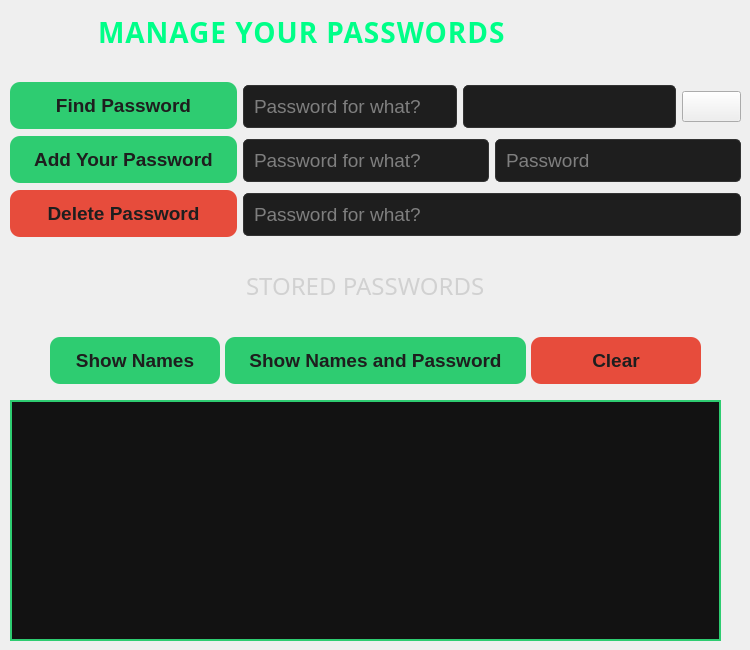
      <widget class="QWidget" name="managePage">
       <widget class="QWidget" name="horizontalLayoutWidget_2">
        <property name="geometry">
         <rect>
          <x>10</x>
          <y>80</y>
          <width>731</width>
          <height>161</height>
         </rect>
        </property>
        <layout class="QHBoxLayout" name="globalLayout">
         <item>
          <layout class="QVBoxLayout" name="buttonsLayout">
           <property name="spacing">
            <number>5</number>
           </property>
           <property name="topMargin">
            <number>0</number>
           </property>
           <property name="rightMargin">
            <number>0</number>
           </property>
           <property name="bottomMargin">
            <number>0</number>
           </property>
           <item>
            <widget class="QPushButton" name="findButton">
             <property name="minimumSize">
              <size>
               <width>58</width>
               <height>29</height>
              </size>
             </property>
             <property name="font">
              <font>
               <family>Cantarell</family>
               <pointsize>14</pointsize>
               <bold>true</bold>
              </font>
             </property>
             <property name="cursor">
              <cursorShape>PointingHandCursor</cursorShape>
             </property>
             <property name="styleSheet">
              <string notr="true">QPushButton {
    background-color: #2ECC71;
    color: #1e1e1e; 
    font-weight: bold;
    border: none;
    padding: 12px 24px;
    border-radius: 10px;
    min-width: 10px;
    min-height: 5px; 
    box-shadow: 0 4px 8px rgba(0, 0, 0, 0.1);
    transition: background-color 0.3s, box-shadow 0.3s;
}

QPushButton:hover {
    background-color: #5bbd88;
    box-shadow: 0 6px 12px rgba(0, 0, 0, 0.2);
}

QPushButton:pressed {
    background-color: #4aa97a;
    box-shadow: none;
}

</string>
             </property>
             <property name="text">
              <string>Find Password</string>
             </property>
            </widget>
           </item>
           <item>
            <widget class="QPushButton" name="addPassButton">
             <property name="font">
              <font>
               <family>Cantarell</family>
               <pointsize>14</pointsize>
               <bold>true</bold>
              </font>
             </property>
             <property name="cursor">
              <cursorShape>PointingHandCursor</cursorShape>
             </property>
             <property name="styleSheet">
              <string notr="true">QPushButton {
    background-color: #2ECC71;
    color: #1e1e1e; 
    font-weight: bold;
    border: none;
    padding: 12px 24px;
    border-radius: 10px;
    min-width: 10px;
    min-height: 5px; 
    box-shadow: 0 4px 8px rgba(0, 0, 0, 0.1);
    transition: background-color 0.3s, box-shadow 0.3s;
}

QPushButton:hover {
    background-color: #5bbd88;
    box-shadow: 0 6px 12px rgba(0, 0, 0, 0.2);
}

QPushButton:pressed {
    background-color: #4aa97a;
    box-shadow: none;
}

</string>
             </property>
             <property name="text">
              <string>Add Your Password</string>
             </property>
            </widget>
           </item>
           <item>
            <widget class="QPushButton" name="deleteButton">
             <property name="font">
              <font>
               <family>Cantarell</family>
               <pointsize>14</pointsize>
               <bold>true</bold>
              </font>
             </property>
             <property name="cursor">
              <cursorShape>PointingHandCursor</cursorShape>
             </property>
             <property name="styleSheet">
              <string notr="true">QPushButton {
	background-color: #E74C3C;
    color: #1e1e1e; 
    font-weight: bold;
    border: none;
    padding: 12px 24px;
    border-radius: 10px;
    min-width: 10px;
    min-height: 5px; 
    box-shadow: 0 4px 8px rgba(0, 0, 0, 0.1);
    transition: background-color 0.3s, box-shadow 0.3s;
}

QPushButton:hover {
    background-color: #C0392B;
    box-shadow: 0 6px 12px rgba(0, 0, 0, 0.2);
}

QPushButton:pressed {
    background-color: #912a1f;
    box-shadow: none;
}</string>
             </property>
             <property name="text">
              <string>Delete Password</string>
             </property>
            </widget>
           </item>
          </layout>
         </item>
         <item>
          <layout class="QVBoxLayout" name="lineEditsLayout">
           <property name="leftMargin">
            <number>0</number>
           </property>
           <property name="topMargin">
            <number>0</number>
           </property>
           <property name="bottomMargin">
            <number>0</number>
           </property>
           <item>
            <layout class="QHBoxLayout" name="findLayout">
             <item>
              <widget class="QLineEdit" name="findNameLabel">
               <property name="font">
                <font>
                 <family>Cantarell</family>
                 <pointsize>14</pointsize>
                </font>
               </property>
               <property name="styleSheet">
                <string notr="true">QLineEdit {
    background-color: #1E1E1E;
    border: 1px solid #333;
    padding: 8px;
    border-radius: 5px;
    color: #E0E0E0;
}
</string>
               </property>
               <property name="text">
                <string/>
               </property>
               <property name="echoMode">
                <enum>QLineEdit::EchoMode::Normal</enum>
               </property>
               <property name="placeholderText">
                <string>Password for what?</string>
               </property>
              </widget>
             </item>
             <item>
              <widget class="QLineEdit" name="findedLine">
               <property name="font">
                <font>
                 <family>Cantarell</family>
                 <pointsize>14</pointsize>
                </font>
               </property>
               <property name="styleSheet">
                <string notr="true">QLineEdit {
    background-color: #1E1E1E;
    border: 1px solid #333;
    padding: 8px;
    border-radius: 5px;
    color: #E0E0E0;
}
</string>
               </property>
               <property name="echoMode">
                <enum>QLineEdit::EchoMode::Normal</enum>
               </property>
               <property name="readOnly">
                <bool>true</bool>
               </property>
              </widget>
             </item>
             <item>
              <widget class="QPushButton" name="copyFindedButton">
               <property name="font">
                <font>
                 <family>Cantarell</family>
                 <pointsize>14</pointsize>
                </font>
               </property>
               <property name="cursor">
                <cursorShape>PointingHandCursor</cursorShape>
               </property>
               <property name="styleSheet">
                <string notr="true">QLineEdit {
    background-color: #424242; 
    border: 1px solid #3c3c3c; 
    color: #d1d1d1;
    font-size: 16px;
    padding: 12px;
    border-radius: 10px;
	selection-background-color: transparent;
    transition: border-color 0.3s;
}

QLineEdit:focus {
    border-color: #6fcf97; 
    box-shadow: 0 0 5px rgba(111, 207, 151, 0.5);
}</string>
               </property>
               <property name="text">
                <string/>
               </property>
              </widget>
             </item>
            </layout>
           </item>
           <item>
            <layout class="QHBoxLayout" name="horizontalLayout_2">
             <item>
              <widget class="QLineEdit" name="ownPassName">
               <property name="font">
                <font>
                 <family>Cantarell</family>
                 <pointsize>14</pointsize>
                </font>
               </property>
               <property name="styleSheet">
                <string notr="true">QLineEdit {
    background-color: #1E1E1E;
    border: 1px solid #333;
    padding: 8px;
    border-radius: 5px;
    color: #E0E0E0;
}
</string>
               </property>
               <property name="text">
                <string/>
               </property>
               <property name="echoMode">
                <enum>QLineEdit::EchoMode::Normal</enum>
               </property>
               <property name="placeholderText">
                <string>Password for what?</string>
               </property>
              </widget>
             </item>
             <item>
              <widget class="QLineEdit" name="ownPass">
               <property name="font">
                <font>
                 <family>Cantarell</family>
                 <pointsize>14</pointsize>
                 <bold>false</bold>
                </font>
               </property>
               <property name="styleSheet">
                <string notr="true">QLineEdit {
    background-color: #1E1E1E;
    border: 1px solid #333;
    padding: 8px;
    border-radius: 5px;
    color: #E0E0E0;
}
</string>
               </property>
               <property name="text">
                <string/>
               </property>
               <property name="echoMode">
                <enum>QLineEdit::EchoMode::Normal</enum>
               </property>
               <property name="placeholderText">
                <string>Password</string>
               </property>
              </widget>
             </item>
            </layout>
           </item>
           <item>
            <layout class="QHBoxLayout" name="deleteLayout">
             <item>
              <widget class="QLineEdit" name="deleteLabel">
               <property name="font">
                <font>
                 <family>Cantarell</family>
                 <pointsize>14</pointsize>
                 <bold>false</bold>
                </font>
               </property>
               <property name="styleSheet">
                <string notr="true">QLineEdit {
    background-color: #1E1E1E;
    border: 1px solid #333;
    padding: 8px;
    border-radius: 5px;
    color: #E0E0E0;
}
</string>
               </property>
               <property name="text">
                <string/>
               </property>
               <property name="echoMode">
                <enum>QLineEdit::EchoMode::Normal</enum>
               </property>
               <property name="placeholderText">
                <string>Password for what?</string>
               </property>
              </widget>
             </item>
            </layout>
           </item>
          </layout>
         </item>
        </layout>
       </widget>
       <widget class="QLabel" name="storedLabel">
        <property name="geometry">
         <rect>
          <x>240</x>
          <y>270</y>
          <width>301</width>
          <height>41</height>
         </rect>
        </property>
        <property name="font">
         <font>
          <family>Gill Sans MT</family>
          <pointsize>18</pointsize>
         </font>
        </property>
        <property name="styleSheet">
         <string notr="true">QLabel {
    color: #d1d1d1; 
    margin-bottom: 10px; 
}</string>
        </property>
        <property name="text">
         <string>STORED PASSWORDS</string>
        </property>
       </widget>
       <widget class="QWidget" name="verticalLayoutWidget_2">
        <property name="geometry">
         <rect>
          <x>50</x>
          <y>320</y>
          <width>651</width>
          <height>81</height>
         </rect>
        </property>
        <layout class="QVBoxLayout" name="passShowLayout">
         <property name="spacing">
          <number>5</number>
         </property>
         <item>
          <layout class="QHBoxLayout" name="namesPassLayout">
           <property name="bottomMargin">
            <number>0</number>
           </property>
           <item>
            <widget class="QPushButton" name="showButton">
             <property name="font">
              <font>
               <family>Cantarell</family>
               <pointsize>14</pointsize>
               <bold>true</bold>
              </font>
             </property>
             <property name="cursor">
              <cursorShape>PointingHandCursor</cursorShape>
             </property>
             <property name="styleSheet">
              <string notr="true">QPushButton {
    background-color: #2ECC71;
    color: #1e1e1e; 
    font-weight: bold;
    border: none;
    padding: 12px 24px;
    border-radius: 10px;
    min-width: 10px;
    min-height: 5px; 
    box-shadow: 0 4px 8px rgba(0, 0, 0, 0.1);
    transition: background-color 0.3s, box-shadow 0.3s;
}

QPushButton:hover {
    background-color: #5bbd88;
    box-shadow: 0 6px 12px rgba(0, 0, 0, 0.2);
}

QPushButton:pressed {
    background-color: #4aa97a;
    box-shadow: none;
}

</string>
             </property>
             <property name="text">
              <string>Show Names</string>
             </property>
            </widget>
           </item>
           <item>
            <widget class="QPushButton" name="showAllButton">
             <property name="font">
              <font>
               <family>Cantarell</family>
               <pointsize>14</pointsize>
               <bold>true</bold>
              </font>
             </property>
             <property name="cursor">
              <cursorShape>PointingHandCursor</cursorShape>
             </property>
             <property name="styleSheet">
              <string notr="true">QPushButton {
    background-color: #2ECC71;
    color: #1e1e1e; 
    font-weight: bold;
    border: none;
    padding: 12px 24px;
    border-radius: 10px;
    min-width: 10px;
    min-height: 5px; 
    box-shadow: 0 4px 8px rgba(0, 0, 0, 0.1);
    transition: background-color 0.3s, box-shadow 0.3s;
}

QPushButton:hover {
    background-color: #5bbd88;
    box-shadow: 0 6px 12px rgba(0, 0, 0, 0.2);
}

QPushButton:pressed {
    background-color: #4aa97a;
    box-shadow: none;
}

</string>
             </property>
             <property name="text">
              <string>Show Names and Password</string>
             </property>
            </widget>
           </item>
           <item>
            <widget class="QPushButton" name="clearTableButton">
             <property name="font">
              <font>
               <family>Cantarell</family>
               <pointsize>14</pointsize>
               <bold>true</bold>
              </font>
             </property>
             <property name="cursor">
              <cursorShape>PointingHandCursor</cursorShape>
             </property>
             <property name="styleSheet">
              <string notr="true">QPushButton {
	background-color: #E74C3C;
    color: #1e1e1e; 
    font-weight: bold;
    border: none;
    padding: 12px 24px;
    border-radius: 10px;
    box-shadow: 0 4px 8px rgba(0, 0, 0, 0.1);
    transition: background-color 0.3s, box-shadow 0.3s;
}

QPushButton:hover {
    background-color: #C0392B;
    box-shadow: 0 6px 12px rgba(0, 0, 0, 0.2);
}

QPushButton:pressed {
    background-color: #912a1f;
    box-shadow: none;
}</string>
             </property>
             <property name="text">
              <string>Clear</string>
             </property>
            </widget>
           </item>
          </layout>
         </item>
        </layout>
       </widget>
       <widget class="QWidget" name="layoutWidget">
        <property name="geometry">
         <rect>
          <x>10</x>
          <y>400</y>
          <width>711</width>
          <height>241</height>
         </rect>
        </property>
        <layout class="QVBoxLayout" name="textTableLayout">
         <property name="topMargin">
          <number>0</number>
         </property>
         <item>
          <widget class="QTableWidget" name="showPassTable">
           <property name="styleSheet">
            <string notr="true"> QTableWidget {
        background-color: #121212;
        color: #2ECC71;
        gridline-color: #2ECC71;
        border: 2px solid #2ECC71;
    }
    QHeaderView::section {
        background-color: #1E1E1E;
        color: #2ECC71;
        padding: 4px;
        border: 1px solid #2ECC71;
    }
    QTableWidget::item {
        background-color: #121212;
        color: #2ECC71;
        padding: 4px;
    }
    QTableWidget::item:selected {
        background-color: #2ECC71;
        color: #121212;
    }

QScrollBar:vertical {
    border: none;
    background: #1E1E1E;
    width: 10px;
    margin: 0px 0px 0px 0px;
}

QScrollBar::handle:vertical {
    background: #2ECC71;
    min-height: 20px;
    border-radius: 5px;
}

QScrollBar::handle:vertical:hover {
    background: #27AE60; /* чуть темнее при наведении */
}

QScrollBar::add-line:vertical, QScrollBar::sub-line:vertical {
    border: none;
    background: none;
}

QScrollBar::add-page:vertical, QScrollBar::sub-page:vertical {
    background: none;
}

/* Горизонтальный скроллбар, если вдруг появится */
QScrollBar:horizontal {
    border: none;
    background: #1E1E1E;
    height: 10px;
    margin: 0px 0px 0px 0px;
}

QScrollBar::handle:horizontal {
    background: #2ECC71;
    min-width: 20px;
    border-radius: 5px;
}

QScrollBar::handle:horizontal:hover {
    background: #27AE60;
}

QScrollBar::add-line:horizontal, QScrollBar::sub-line:horizontal {
    border: none;
    background: none;
}

QScrollBar::add-page:horizontal, QScrollBar::sub-page:horizontal {
    background: none;
}</string>
           </property>
          </widget>
         </item>
        </layout>
       </widget>
       <widget class="QWidget" name="verticalLayoutWidget_11">
        <property name="geometry">
         <rect>
          <x>90</x>
          <y>0</y>
          <width>611</width>
          <height>80</height>
         </rect>
        </property>
        <layout class="QVBoxLayout" name="manageLabelLayout">
         <item>
          <widget class="QLabel" name="manageLabel">
           <property name="font">
            <font>
             <family>Gill Sans MT</family>
             <pointsize>-1</pointsize>
             <fontweight>DemiBold</fontweight>
            </font>
           </property>
           <property name="styleSheet">
            <string notr="true">QLabel {
    font-size: 28px;
    font-weight: 600;
    color: #00ff88;       
    letter-spacing: 1px;   
    padding: 10px 0;
    margin-bottom: 15px;
    border-bottom: 1px solid #1a3a2a; 
}
</string>
           </property>
           <property name="text">
            <string>MANAGE YOUR PASSWORDS</string>
           </property>
          </widget>
         </item>
        </layout>
       </widget>
      </widget>
